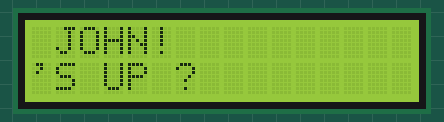
Recording of a sketch running on a simulated Arduino Uno, built with avr-gcc and run on an emulated ATmega328P. Parts: 16×2 character LCD.

Above: at 0.7 s.
At 2.5 s:
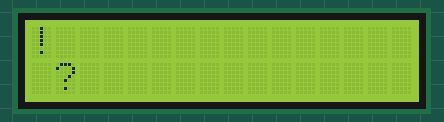
At 3.8 s:
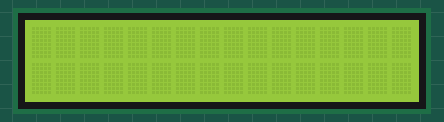
At 7.8 s:
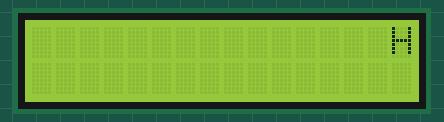
At 9.5 s:
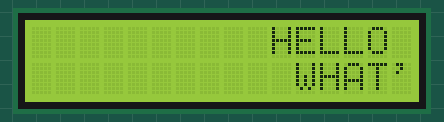
At 13.0 s:
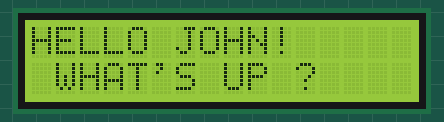

Measured:
- by itself, everything shown: repeats every 14.0 s, in 28 steps
- what the display in image 0 shows lasts 1.1 s, from 0.7 s to 1.8 s
- what the display in image 2 shows lasts 3.9 s, from 3.8 s to 7.7 s

The sketch:

test.ino
```cpp
#include <Wire.h>
#include <LiquidCrystal_I2C.h>
LiquidCrystal_I2C lcd(0x27, 2,1,0,4,5,6,7,3,POSITIVE);


void setup() {
  lcd.begin(16,2);
  lcd.clear();
  lcd.print("HELLO JOHN! ");
  lcd.setCursor ( 0, 1 );
  lcd.print (" WHAT'S UP ? ");

}

void loop() {
  // scroll 13 positions (string length) to the left
  // to move it offscreen left:
  for (int positionCounter = 0; positionCounter < 5; positionCounter++) {
    // scroll one position left:
    lcd.scrollDisplayLeft();
    // wait a bit:
    delay(150);
  }

  // delay at the end of the full loop:
  delay(1000);

}
```
